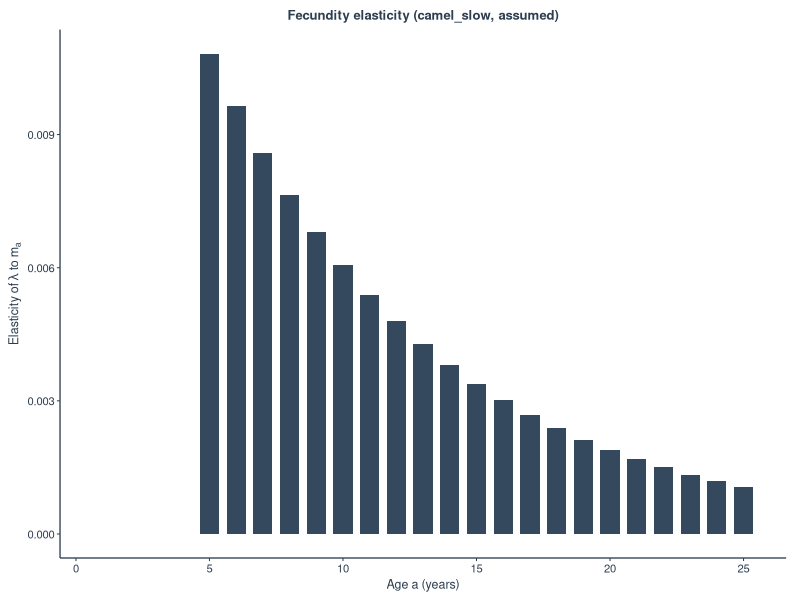
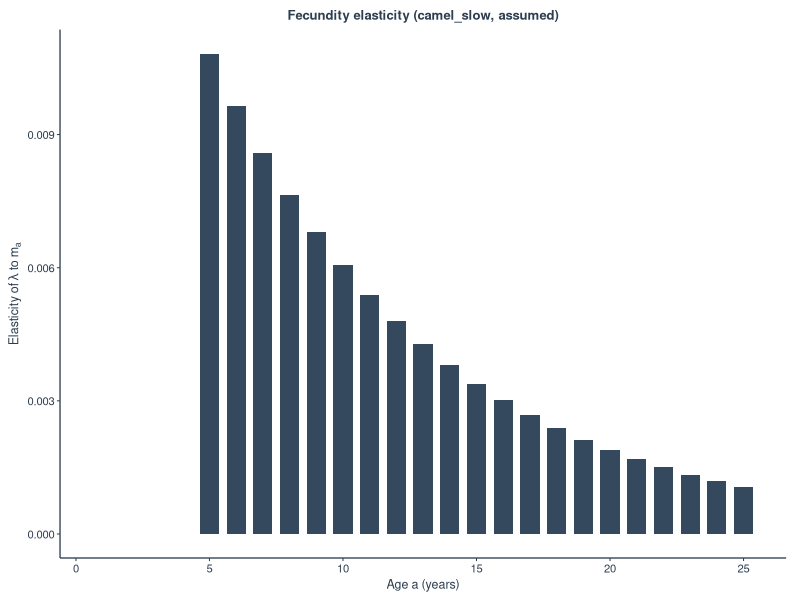
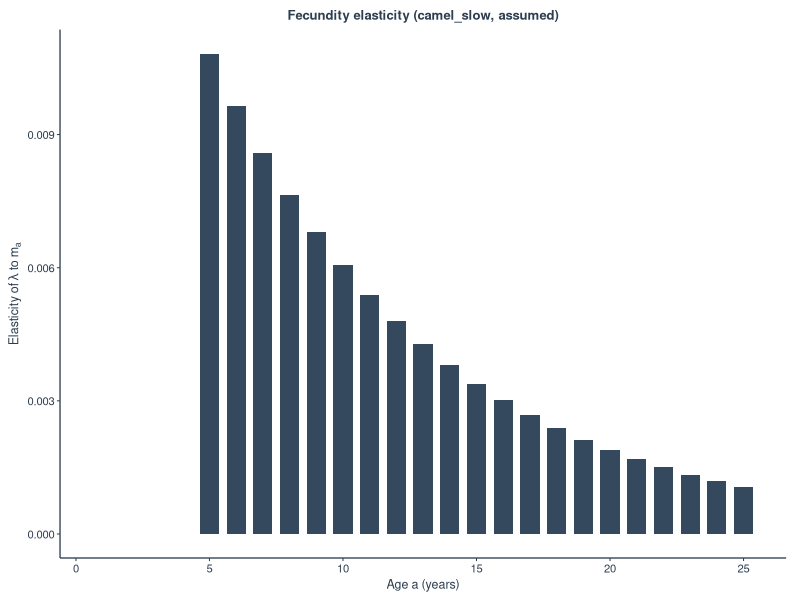
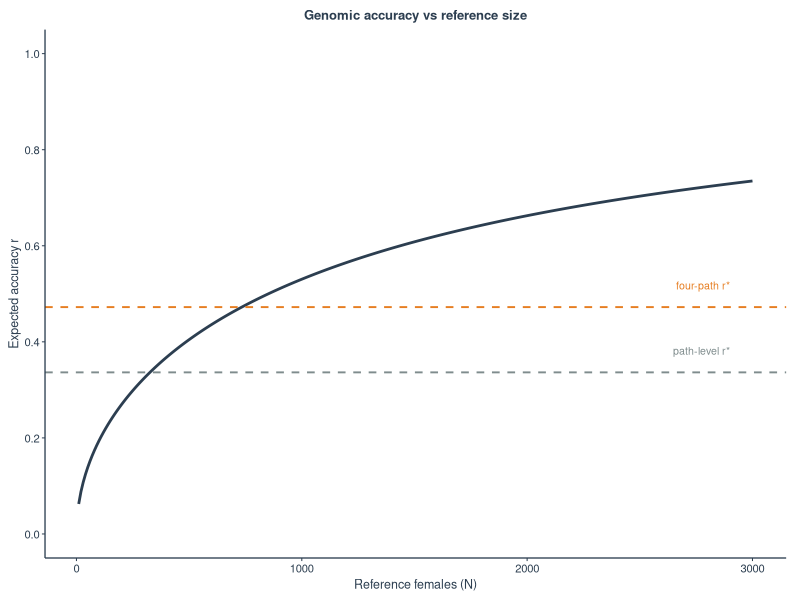
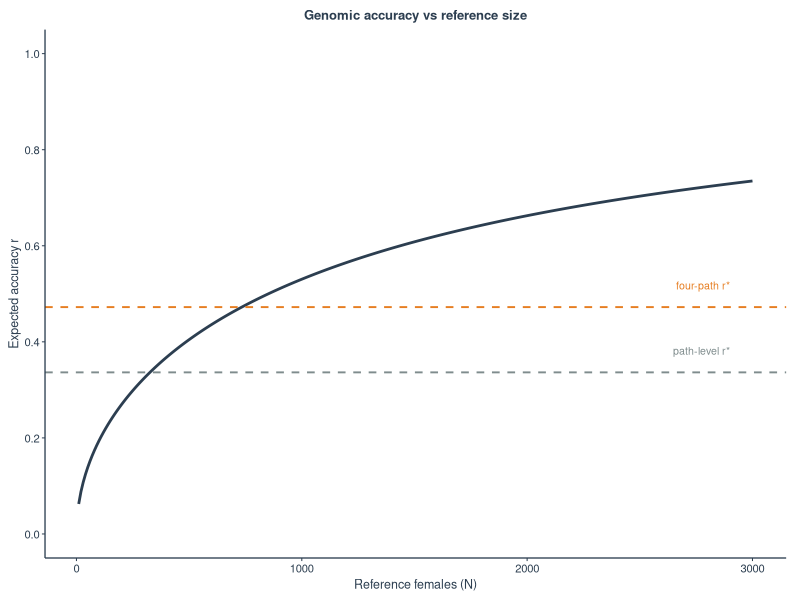
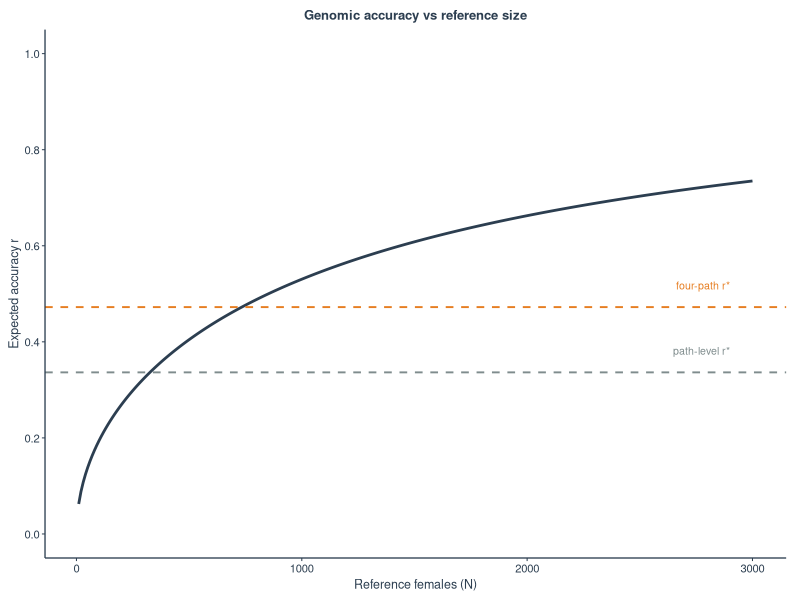
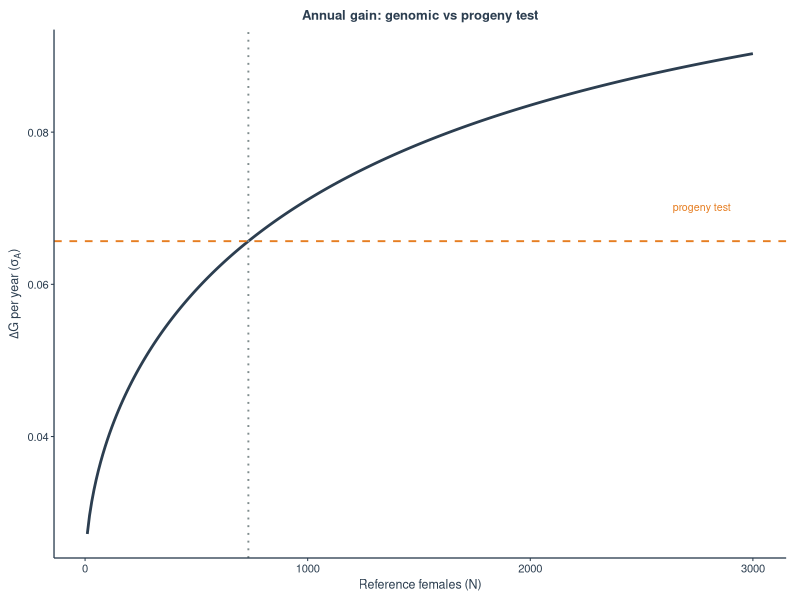
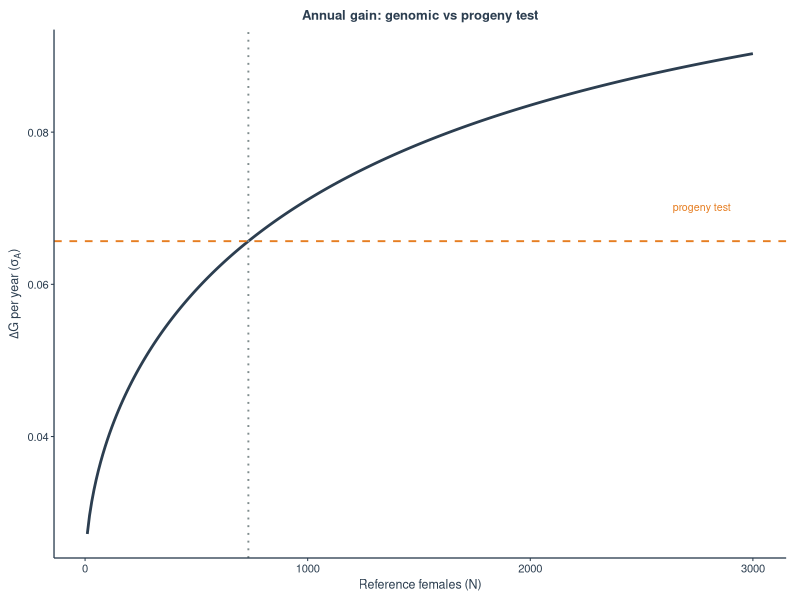

Source code (R) for these figures, in order:

## Dairy-camel breeding theory – Modules 1 & 2


## ---- Required packages ------
pkgs <- c("ggplot2", "scales", "dplyr", "openxlsx")
for (p in pkgs) if (!requireNamespace(p, quietly = TRUE)) install.packages(p)
library(ggplot2)
library(scales)
library(dplyr)
library(openxlsx)

dir.create("figures", showWarnings = FALSE)
dir.create("tables", showWarnings = FALSE)

## ---- Colour palette ------------------

col_primary  <- "#2C3E50"   
col_accent   <- "#E67E22"  
col_soft     <- "#7F8C8D"   
col_bar      <- "#34495E"   
col_grid     <- "#ECF0F1"   

## ---- theme ---------------------
theme_pub <- function(base_size = 9) {
  theme_classic(base_size = base_size, base_family = "sans") %+replace%
    theme(
      axis.title   = element_text(size = base_size, face = "plain", colour = col_primary),
      axis.text    = element_text(size = base_size * 0.9, colour = col_primary),
      axis.line    = element_line(linewidth = 0.45, colour = col_primary),
      axis.ticks   = element_line(linewidth = 0.35, colour = col_primary),
      plot.title   = element_text(size = base_size * 1.05, face = "bold", hjust = 0.5,
                                  colour = col_primary, margin = margin(b = 6)),
      plot.margin  = margin(6, 10, 6, 6),
      legend.position = "bottom",
      legend.title = element_blank(),
      legend.text  = element_text(size = base_size * 0.85, colour = col_primary),
      legend.key.size = unit(0.45, "cm"),
      panel.grid   = element_blank()
    )
}


## MODULE 1 – Age-structured female population 

make_life <- function(alpha, omega, s_juv, s_ad, I, sex_ratio = 0.5) {
  a   <- 0:omega
  l   <- c(1, s_juv * s_ad^(0:(omega - 1)))
  m   <- ifelse(a >= alpha, sex_ratio / I, 0)
  list(a = a, l = l, m = m, alpha = alpha, omega = omega,
       s = s_ad, j = s_juv, mad = sex_ratio / I)
}

euler_lotka <- function(life) {
  a <- life$a[-1]; lm <- (life$l * life$m)[-1]
  f <- function(L) sum(L^(-a) * lm) - 1
  uniroot(f, c(0.85, 3), tol = 1e-12)$root
}

gen_time <- function(life, lambda) {
  a <- life$a[-1]; lm <- (life$l * life$m)[-1]
  sum(a * lambda^(-a) * lm)
}

leslie_lambda <- function(life) {
  w <- life$omega; n <- w + 1
  s <- life$l[-1] / life$l[-n]
  L <- matrix(0, n, n)
  L[1, 1:w] <- s * life$m[-1]
  L[cbind(2:n, 1:w)] <- s
  ev <- eigen(L)$values
  max(Re(ev[abs(Im(ev)) < 1e-9]))
}

fec_elasticity <- function(life, lambda, T) {
  a <- life$a[-1]; lm <- (life$l * life$m)[-1]
  setNames(lambda^(-a) * lm / T, a)
}

lambda_closed <- function(alpha, s, j, mad)
  uniroot(function(L) L^alpha - s * L^(alpha - 1) - mad * j * s^(alpha - 1),
          c(s + 1e-9, 3), tol = 1e-13)$root
T_closed <- function(alpha, s, lambda) alpha + s / (lambda - s)
dlam_dalpha <- function(alpha, s, lambda)
  -lambda * (lambda - s) * log(lambda / s) / (alpha * (lambda - s) + s)

scen <- list(
  camel_slow  = list(alpha = 5, omega = 25, s_juv = 0.80, s_ad = 0.93, I = 2.0),
  camel_fast  = list(alpha = 4, omega = 25, s_juv = 0.85, s_ad = 0.93, I = 1.5),
  cattle_like = list(alpha = 2, omega = 12, s_juv = 0.90, s_ad = 0.82, I = 1.2)
)
res1 <- do.call(rbind, lapply(names(scen), function(nm) {
  p  <- scen[[nm]]
  lf <- do.call(make_life, p)
  lam <- euler_lotka(lf)
  data.frame(scenario = nm, R0 = sum((lf$l * lf$m)[-1]),
             lambda_EL = lam, lambda_leslie = leslie_lambda(lf),
             T_gen = gen_time(lf, lam))
}))
cat("\n== Module 1 results ==\n")
print(res1, digits = 5, row.names = FALSE)
stopifnot(all(abs(res1$lambda_EL - res1$lambda_leslie) < 1e-8))

p  <- scen$camel_slow
lf <- make_life(p$alpha, 400, p$s_juv, p$s_ad, p$I)
lamN <- euler_lotka(lf); lamC <- lambda_closed(p$alpha, p$s_ad, p$s_juv, 0.5 / p$I)
cat(sprintf("closed-form lambda = %.6f, numeric = %.6f\n", lamC, lamN))
cat(sprintf("closed-form T      = %.4f, numeric = %.4f\n",
            T_closed(p$alpha, p$s_ad, lamC), gen_time(lf, lamN)))

fd <- (lambda_closed(p$alpha + 1e-5, p$s_ad, p$s_juv, 0.5 / p$I) -
         lambda_closed(p$alpha - 1e-5, p$s_ad, p$s_juv, 0.5 / p$I)) / 2e-5
cat(sprintf("d lambda/d alpha: formula %.6f, finite difference %.6f\n",
            dlam_dalpha(p$alpha, p$s_ad, lamC), fd))

tab_alpha <- as.data.frame(t(sapply(3:7, function(al) {
  L <- lambda_closed(al, p$s_ad, p$s_juv, 0.5 / p$I)
  c(alpha = al, lambda = L, T = T_closed(al, p$s_ad, L))
})))
cat("\nEffect of age at first calving:\n")
print(round(tab_alpha, 4))


## MODULE 2 – Genomic selection vs progeny testing 

Me_fun   <- function(Ne, G) 2 * Ne * G / log(4 * Ne * G)
r_gen    <- function(N, H, Me) sqrt(N * H / (N * H + Me))
N_star   <- function(r, H, Me) Me * r^2 / (H * (1 - r^2))
k_fun    <- function(h2) (4 - h2) / h2
r_pt_fun <- function(n, h2) sqrt(n / (n + k_fun(h2)))
R2_bull  <- function(n, h2) n / (n + k_fun(h2))
H_fem    <- function(h2, rep, nrec) nrec * h2 / (1 + (nrec - 1) * rep)
i_trunc  <- function(p) dnorm(qnorm(1 - p)) / p

p0 <- list(h2 = 0.25, rep = 0.5, nrec = 1, Ne = 100, G = 30,
           a_b = 5, tau = 1.08, alpha_f = 5, ell = 1, delta = 0.5,
           n_dau = 20, p_sire_pt = 0.10, p_sire_gs = 0.10, p_dam = 0.5,
           T = T_closed(scen$camel_slow$alpha, scen$camel_slow$s_ad, lamC))   # closed form, no age limit

derive <- function(p) with(p, {
  L_pt <- a_b + 2 * tau + alpha_f + ell + delta
  L_g  <- a_b + tau
  Me   <- Me_fun(Ne, G); H <- H_fem(h2, rep, nrec)
  r_pt <- r_pt_fun(n_dau, h2)
  i_pt <- i_trunc(p_sire_pt); i_g <- i_trunc(p_sire_gs); i_d <- i_trunc(p_dam)
  h    <- sqrt(h2)
  r_path <- (i_pt / i_g) * r_pt * L_g / L_pt
  r_four <- ((i_pt * r_pt + i_d * h) * (L_g + T) / (L_pt + T) - i_d * h) / i_g
  list(L_pt = L_pt, L_g = L_g, Me = Me, H = H, r_pt = r_pt, i_pt = i_pt,
       i_g = i_g, i_d = i_d, h = h, r_path = r_path, r_four = r_four, T = T)
})
N_req <- function(r, H, Me) ifelse(r <= 0, 0, ifelse(r >= 1, Inf, N_star(r, H, Me)))

d0 <- derive(p0)
cat("\n== Module 2 breakeven results ==\n")
cat(sprintf("Me = %.0f | L_pt = %.2f y | L_g = %.2f y | r_pt = %.3f\n",
            d0$Me, d0$L_pt, d0$L_g, d0$r_pt))
cat(sprintf("Required accuracy: path-level %.3f | four-path %.3f\n", d0$r_path, d0$r_four))
cat(sprintf("N* path-level %.0f | four-path %.0f\n",
            N_req(d0$r_path, d0$H, d0$Me), N_req(d0$r_four, d0$H, d0$Me)))

dG_pt <- function(d) (2 * d$i_pt * d$r_pt + 2 * d$i_d * d$h) / (2 * d$L_pt + 2 * d$T)
dG_gs <- function(N, d) (2 * d$i_g * r_gen(N, d$H, d$Me) + 2 * d$i_d * d$h) /
  (2 * d$L_g + 2 * d$T)
Nb <- uniroot(function(N) dG_gs(N, d0) - dG_pt(d0), c(1, 1e7), tol = 1e-8)$root
cat(sprintf("Numerical breakeven N = %.1f\n", Nb))
stopifnot(abs(Nb - N_req(d0$r_four, d0$H, d0$Me)) < 1e-2)
p25 <- p0; p25$T <- res1$T_gen[res1$scenario == "camel_slow"]   # life table to 25 y
d25 <- derive(p25)
cat(sprintf("N* with 25-year life table (T = %.2f): %.0f\n", p25$T, N_req(d25$r_four, d25$H, d25$Me)))
cat("\nEffect of repeated records on N*:\n")
tab_rec <- sapply(1:4, function(k) {
  p <- p0; p$nrec <- k; d <- derive(p); N_req(d$r_four, d$H, d$Me)
})
print(setNames(round(tab_rec), paste0("records=", 1:4)))

Nfun <- function(p) { d <- derive(p); N_req(d$r_four, d$H, d$Me) }
elas <- sapply(c("h2", "Ne", "G", "n_dau", "a_b", "tau", "alpha_f", "ell", "delta", "T"),
               function(nm) {
                 up <- p0; dn <- p0; up[[nm]] <- p0[[nm]] * 1.01; dn[[nm]] <- p0[[nm]] * 0.99
                 (log(Nfun(up)) - log(Nfun(dn))) / (log(1.01) - log(0.99))
               })
cat("\nElasticities of N*:\n"); print(round(elas, 2))


## FIGURES

save_pub <- function(p, name, w_j = 3.5, h_j = 2.8, w_p = 9, h_p = 6.2) {
  ggsave(sprintf("figures/%s.pdf", name), p,
         width = w_j, height = h_j, device = cairo_pdf, bg = "white")
  ggsave(sprintf("figures/%s.tiff", name), p,
         width = w_j, height = h_j, dpi = 600, compression = "lzw", bg = "white")
  ggsave(sprintf("figures/%s.png", name), p,
         width = w_j, height = h_j, dpi = 600, bg = "white")
}

## Fig 1 – Fecundity elasticity
lf0 <- do.call(make_life, scen$camel_slow)
lam0 <- euler_lotka(lf0)
el  <- fec_elasticity(lf0, lam0, gen_time(lf0, lam0))
df1 <- data.frame(age = as.numeric(names(el)), elasticity = as.numeric(el))

p1 <- ggplot(df1, aes(x = age, y = elasticity)) +
  geom_col(fill = col_bar, width = 0.72) +
  labs(x = "Age a (years)",
       y = expression(paste("Elasticity of ", lambda, " to ", m[a])),
       title = "Fecundity elasticity (camel_slow, assumed)") +
  scale_x_continuous(breaks = seq(0, 25, 5)) +
  theme_pub(9)
save_pub(p1, "fig1_fecundity_elasticity", h_j = 2.7)

## Fig 2 – Genomic accuracy vs N
Ns <- seq(10, 3000, by = 10)
df2 <- data.frame(N = Ns, r = r_gen(Ns, d0$H, d0$Me))

p2 <- ggplot(df2, aes(x = N, y = r)) +
  geom_line(linewidth = 0.95, colour = col_primary) +
  geom_hline(yintercept = d0$r_path, linetype = "dashed", colour = col_soft, linewidth = 0.65) +
  geom_hline(yintercept = d0$r_four, linetype = "dashed", colour = col_accent, linewidth = 0.65) +
  labs(x = "Reference females (N)", y = "Expected accuracy r",
       title = "Genomic accuracy vs reference size") +
  annotate("text", x = 2900, y = d0$r_path + 0.045, label = "path-level r*",
           size = 2.7, colour = col_soft, hjust = 1) +
  annotate("text", x = 2900, y = d0$r_four + 0.045, label = "four-path r*",
           size = 2.7, colour = col_accent, hjust = 1) +
  scale_y_continuous(limits = c(0, 1), breaks = seq(0, 1, 0.2)) +
  theme_pub(9)
save_pub(p2, "fig2_accuracy_vs_N")

## Fig 3 – Annual gain vs N
df3 <- data.frame(N = Ns, dG = sapply(Ns, dG_gs, d = d0))

p3 <- ggplot(df3, aes(x = N, y = dG)) +
  geom_line(linewidth = 0.95, colour = col_primary) +
  geom_hline(yintercept = dG_pt(d0), linetype = "dashed", colour = col_accent, linewidth = 0.65) +
  geom_vline(xintercept = Nb, linetype = "dotted", colour = col_soft, linewidth = 0.65) +
  labs(x = "Reference females (N)",
       y = expression(paste(Delta, "G per year (", sigma[A], ")")),
       title = "Annual gain: genomic vs progeny test") +
  annotate("text", x = 2900, y = dG_pt(d0) + 0.0045, label = "progeny test",
           size = 2.7, colour = col_accent, hjust = 1) +
  theme_pub(9)
save_pub(p3, "fig3_gain_vs_N")
cat(sprintf("Peak fecundity elasticity: %.4f at age %d\n",
            max(df1$elasticity), df1$age[which.max(df1$elasticity)]))
cat(sprintf("Elasticity at age 25: %.4f\n", df1$elasticity[df1$age == 25]))
cat(sprintf("At N = 3000: accuracy %.3f, genomic gain %.4f vs progeny test %.4f\n",
            r_gen(3000, d0$H, d0$Me), dG_gs(3000, d0), dG_pt(d0)))
## Fig 4 – N* heatmap
h2s <- c(0.10, 0.15, 0.20, 0.25, 0.30, 0.40)
Nes <- c(50, 100, 200, 500, 1000)
grid <- outer(h2s, Nes, Vectorize(function(h, ne) {
  p <- p0; p$h2 <- h; p$Ne <- ne; Nfun(p)
}))
df4 <- expand.grid(h2 = h2s, Ne = Nes)
df4$Nstar <- as.vector(grid)
df4$logN  <- log10(df4$Nstar)

p4 <- ggplot(df4, aes(x = factor(h2), y = factor(Ne), fill = logN)) +
  geom_tile(colour = "white", linewidth = 0.35) +
  geom_text(aes(label = round(Nstar)), size = 2.5, colour = "white") +
  scale_fill_gradient(low = "#6C859E", high = col_primary, name = expression(log[10]~N^"*")) +
  labs(x = expression(h^2), y = expression(N[e]),
       title = expression(log[10]~of~required~reference~size~N^"*")) +
  theme_pub(9) +
  theme(legend.position = "right", legend.key.height = unit(0.85, "cm"))
save_pub(p4, "fig4_Nstar_grid", w_j = 3.7, h_j = 3.1)

## Fig 5 – Elasticities
df5 <- data.frame(parameter = names(elas), elasticity = as.numeric(elas))
df5 <- df5[order(df5$elasticity), ]
df5$parameter <- factor(df5$parameter, levels = df5$parameter)

p5 <- ggplot(df5, aes(x = elasticity, y = parameter)) +
  geom_col(fill = col_bar, width = 0.72) +
  geom_vline(xintercept = 0, linewidth = 0.5, colour = col_primary) +
  labs(x = expression(Elasticity~of~N^"*"), y = NULL,
       title = "Drivers of required reference size") +
  theme_pub(9)
save_pub(p5, "fig5_elasticities", h_j = 3.3)


## EXCEL TABLES 

wb <- createWorkbook()

## ---- Table 1: Module 1 scenarios ------------------------
tab1 <- res1 %>%
  transmute(
    Scenario = c("Camel (slow)", "Camel (fast)", "Cattle-like"),
    R0 = round(R0, 3),
    Lambda = round(lambda_EL, 4),
    `Generation time (y)` = round(T_gen, 2)
  )

addWorksheet(wb, "Table1_Module1")
writeData(wb, "Table1_Module1", tab1, startRow = 2)
style_header <- createStyle(textDecoration = "bold", border = "bottom",
                            borderStyle = "medium", fontSize = 11, fontColour = col_primary)
style_body   <- createStyle(halign = "center", fontSize = 10)
addStyle(wb, "Table1_Module1", style_header, rows = 2, cols = 1:4, gridExpand = TRUE)
addStyle(wb, "Table1_Module1", style_body, rows = 3:5, cols = 2:4, gridExpand = TRUE)
setColWidths(wb, "Table1_Module1", cols = 1:4, widths = c(16, 10, 10, 18))
writeData(wb, "Table1_Module1", "Module 1 – Population growth parameters (illustrative assumptions)",
          startRow = 1, startCol = 1)
addStyle(wb, "Table1_Module1", createStyle(textDecoration = "bold", fontSize = 12),
         rows = 1, cols = 1)

## ---- Table 2: Module 2 key results ---------------
tab2 <- data.frame(
  Quantity = c("Me (effective loci)", "L_pt (progeny-test interval, y)",
               "L_g (genomic interval, y)", "r_pt (progeny-test accuracy)",
               "Required r – path-level", "Required r – four-path",
               "N* path-level", "N* four-path", "Breakeven N"),
  Value = c(round(d0$Me), round(d0$L_pt, 2), round(d0$L_g, 2),
            round(d0$r_pt, 3), round(d0$r_path, 3), round(d0$r_four, 3),
            round(N_req(d0$r_path, d0$H, d0$Me)),
            round(N_req(d0$r_four, d0$H, d0$Me)), round(Nb, 1))
)

addWorksheet(wb, "Table2_Breakeven")
writeData(wb, "Table2_Breakeven", tab2, startRow = 2)
addStyle(wb, "Table2_Breakeven", style_header, rows = 2, cols = 1:2)
addStyle(wb, "Table2_Breakeven", style_body, rows = 3:11, cols = 2)
setColWidths(wb, "Table2_Breakeven", cols = 1:2, widths = c(32, 14))
writeData(wb, "Table2_Breakeven", "Module 2 – Genomic selection breakeven quantities (illustrative)",
          startRow = 1)
addStyle(wb, "Table2_Breakeven", createStyle(textDecoration = "bold", fontSize = 12),
         rows = 1, cols = 1)

## ---- Table 3: Elasticities ------------
tab3 <- data.frame(
  Parameter = names(elas),
  Elasticity = round(as.numeric(elas), 2)
) %>% arrange(desc(abs(Elasticity)))

addWorksheet(wb, "Table3_Elasticities")
writeData(wb, "Table3_Elasticities", tab3, startRow = 2)
addStyle(wb, "Table3_Elasticities", style_header, rows = 2, cols = 1:2)
addStyle(wb, "Table3_Elasticities", style_body, rows = 3:12, cols = 2)
setColWidths(wb, "Table3_Elasticities", cols = 1:2, widths = c(14, 12))
writeData(wb, "Table3_Elasticities", "Local elasticities of N* (four-path)", startRow = 1)
addStyle(wb, "Table3_Elasticities", createStyle(textDecoration = "bold", fontSize = 12),
         rows = 1, cols = 1)

saveWorkbook(wb, "tables/Camel_Modules12_Results.xlsx", overwrite = TRUE)

cat("\n=== All outputs written ===\n")
cat("figures:      figures/\n")
cat("Excel tables:         tables/Camel_Modules12_Results.xlsx\n")
